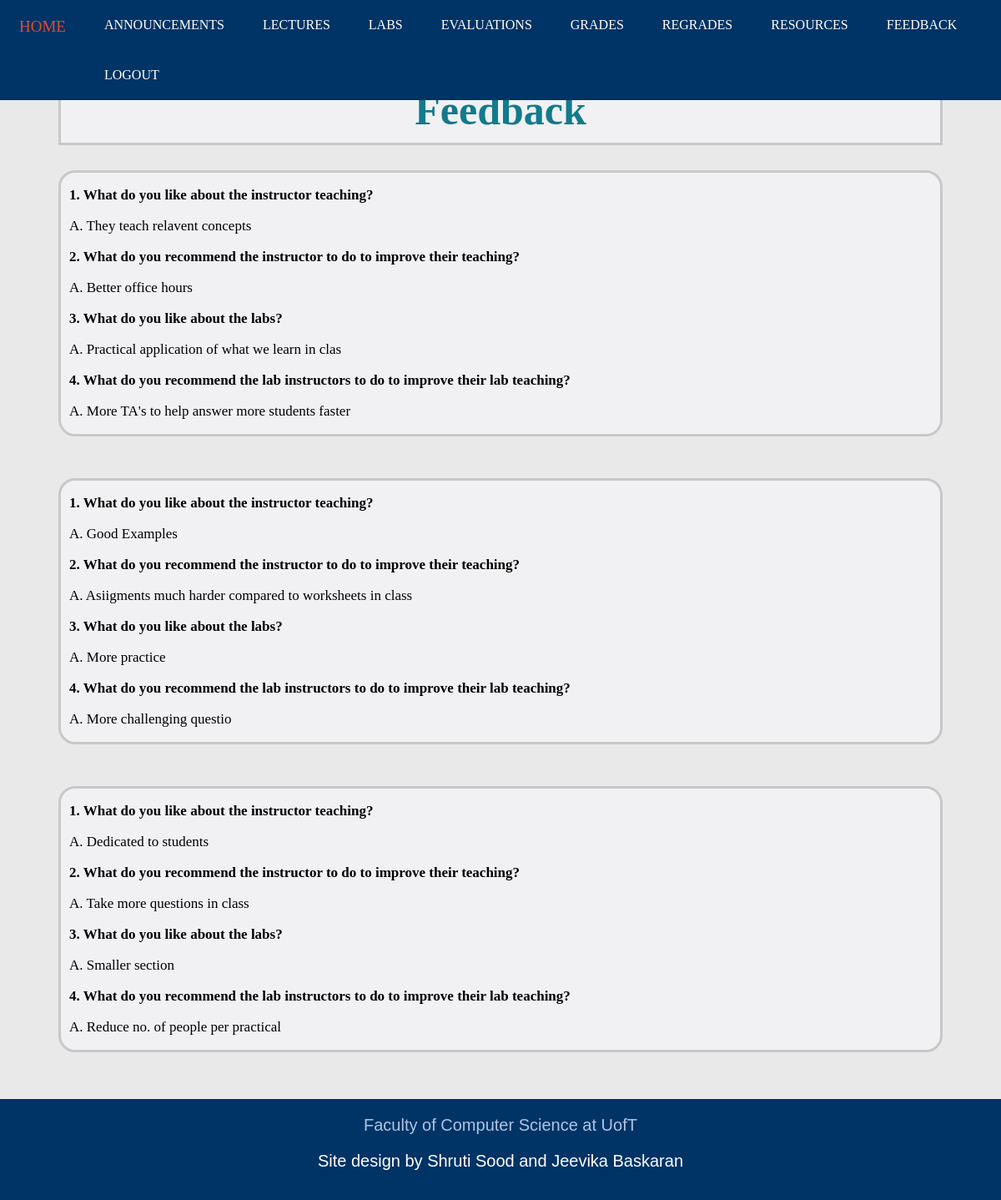
/feedback_i.html (signed in), run on the app's committed database.
### tables this page shows
CREATE TABLE "Feedback" (
	"UtorID"	TEXT,
	"Question1"	TEXT,
	"Question2"	TEXT,
	"Question3"	TEXT,
	"Question4"	TEXT
);

### app.py (the view)
@app.route('/feedback_i.html')
def feedback_i():
    if session.get('current_login') == None:
        return render_template('login.html')
    else:
        sql = """ SELECT * FROM Feedback WHERE UtorID = '{}' """.format(session['current_login'])
        feedbacks = db.engine.execute(text(sql))
        return render_template('/feedback_i.html', feedbacks = feedbacks)

### templates/feedback_i.html (shortened to what this page needs)
<!DOCTYPE html>
<html>
<head>
	<link rel="stylesheet" type="text/css" href="static/StyleSheets/feedbacki.css">
	<link rel="stylesheet" type="text/css" href="static/StyleSheets/headerfooter.css">
</head>
<body>
	<div class = "navbar">
		<a href="index_i.html">HOME</a>
		<a href="announcements_i.html">ANNOUNCEMENTS</a>
		<a href="lectures_i.html">LECTURES</a>
		<a href="labs_i.html">LABS</a>
		<a href="evaluations_i.html">EVALUATIONS</a>
		<a href="grades_i.html">GRADES</a>
		<a href="regrades_i.html">REGRADES</a>
		<a href="resources_i.html">RESOURCES</a>
		<a href="feedback_i.html">FEEDBACK</a>
		<a href="logout">LOGOUT</a>
	</div>
	<div class = "title">
		<section class="title_sec">
			<h1>Feedback</h1>
		</section>
	</div>
	{% for feedback in feedbacks %}
	<div class = "feedbacks">
		<section class="feedback">
			<p><strong>1. What do you like about the instructor teaching?</strong></p>
			<p>A. {{ feedback['Question1'] }}</p>
			<p><strong>2. What do you recommend the instructor to do to improve their teaching? </strong></p>
			<p>A. {{ feedback['Question2'] }}</p>
			<p><strong>3. What do you like about the labs?</strong><p>
			<p>A. {{ feedback['Question3'] }}</p>
			<p><strong>4. What do you recommend the lab instructors to do to improve their lab teaching?</strong><p>
			<p>A. {{ feedback['Question4'] }}</p>
		</section>
		<br>
	</div>
	{% endfor %}
	<br><br>
	<div class = "footer">
		<a href="https://web.cs.toronto.edu/" target="_blank">Faculty of Computer Science at UofT</a>
		<p>Site design by Shruti Sood and Jeevika Baskaran</p>
	</div>
</body>
</html>

### static/StyleSheets/feedbacki.css (style rules this page uses)
.title { margin-top: 90px; background-color: #F1F1F3; margin-left: 70px; margin-right: 70px; }
.title_sec { padding-left: 10px; padding-right: 10px; border: solid; border-color: #C8C8C8; display: block; }
.title_sec h1 { color: #127a8c; font-size: 50px; text-align: center; margin:10px; }
.feedbacks { margin-top: 30px; margin-left: 70px; margin-right: 70px; font-size: 17px; }
.feedback { padding-left: 10px; padding-right: 10px; border: solid; border-color: #C8C8C8; display: block; border-radius: 20px; background-color: #F1F1F3; font-size: 17px; }

### static/StyleSheets/headerfooter.css (style rules this page uses)
body { margin:0px; border:0px; padding:0px; background-color: #E9E9E9; }
.navbar { background-color: #003366; position: fixed; top: 0; overflow: hidden; width: 100%; }
.navbar a { float: left; color: white; text-align: center; padding: 21px 23px; text-decoration: none; font-size: 16px; }
.footer { background-color: #003366; overflow: hidden; min-height: 12vh; padding-top: 20px; padding-bottom: 5px; font-family:'Poppins', sans-serif; text-align: center; }
.footer a { color: #ACC6E2; padding-top: : 20px; text-decoration: none; font-size: 20px; }
.footer p { color: white; font-size: 20px; }

### data on the page
Feedback: Question1 "They teach relavent concepts", Question2 "Better office hours", Question3 "Practical application of what we learn in clas", Question4 "More TA's to help answer more students faster"
Feedback: Question1 "Good Examples", Question2 "Asiigments much harder compared to worksheets in class", Question3 "More practice", Question4 "More challenging questio"
Feedback: Question1 "Dedicated to students", Question2 "Take more questions in class", Question3 "Smaller section", Question4 "Reduce no. of people per practical"
